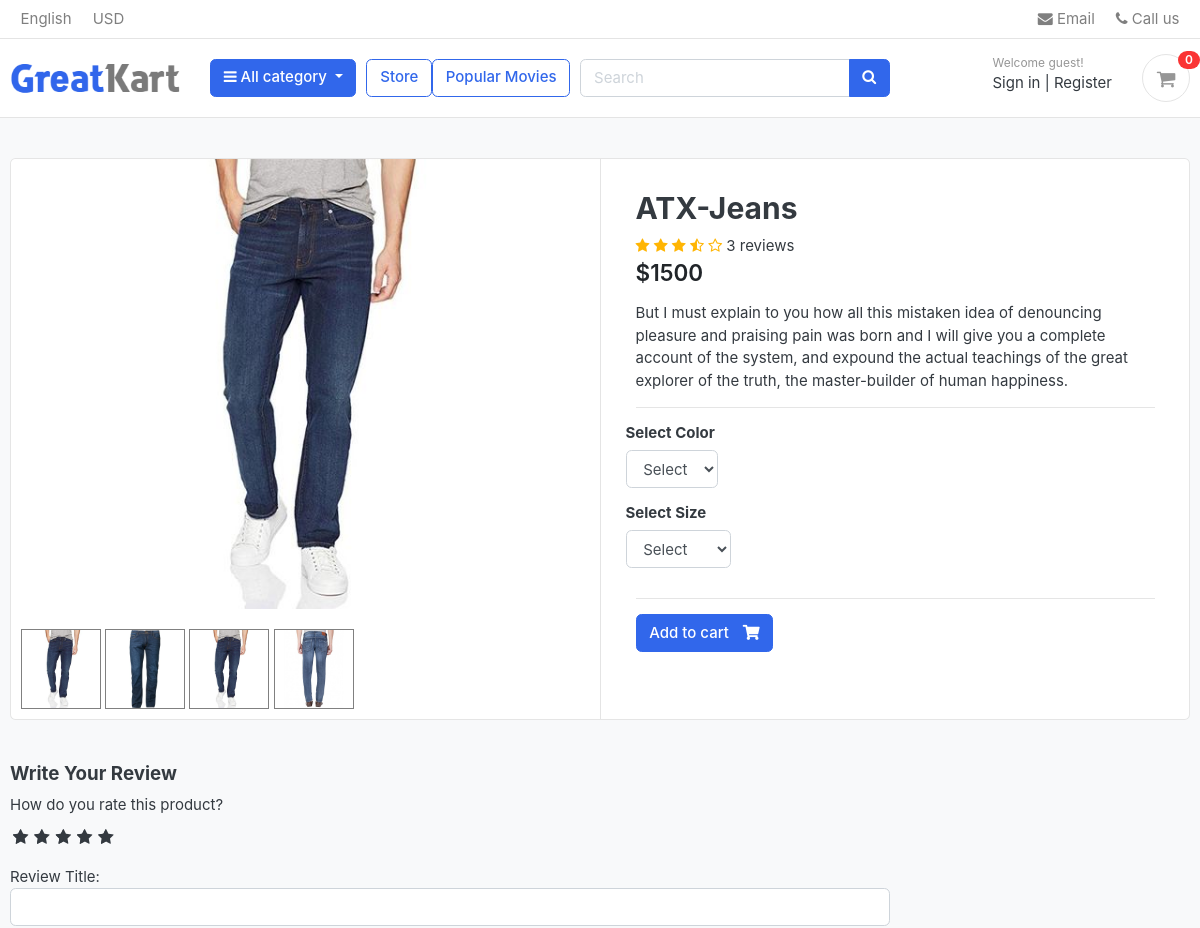
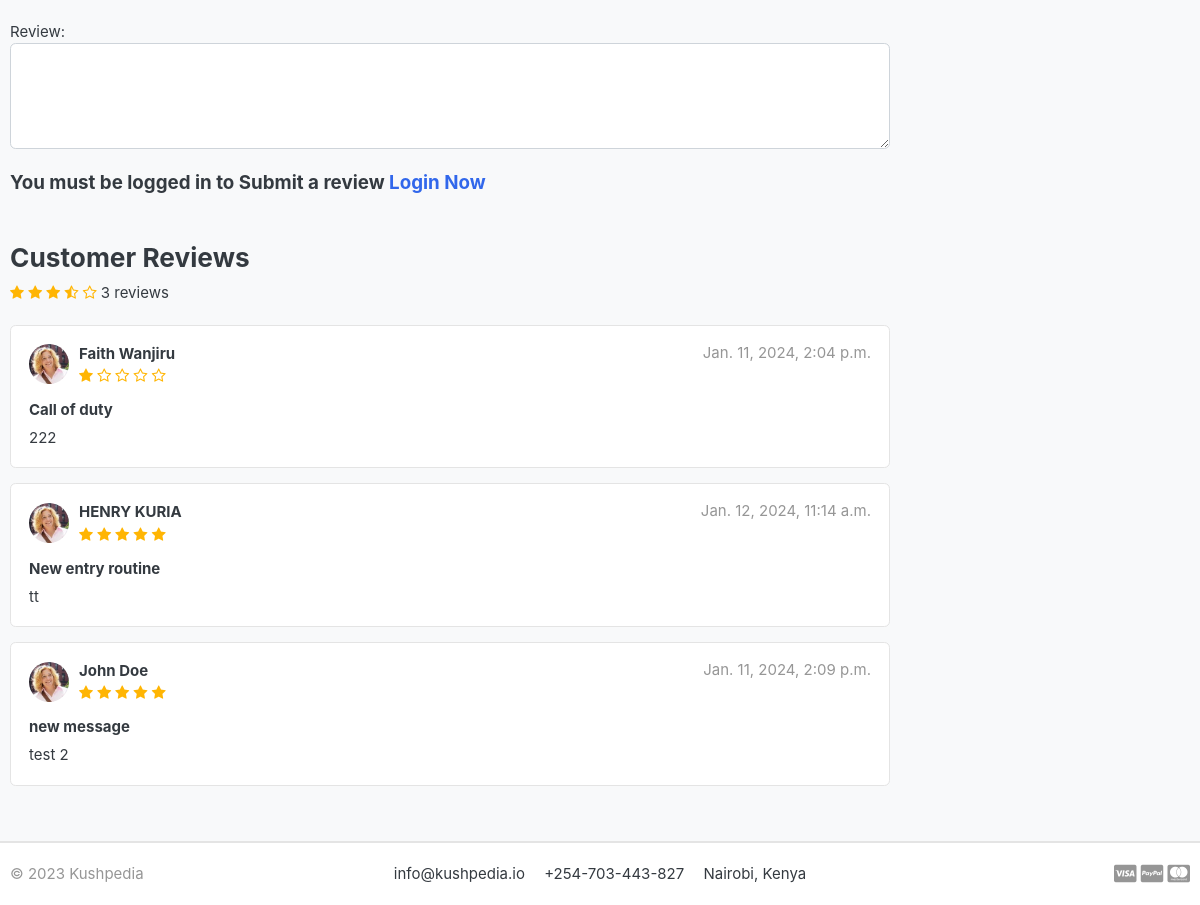
The page /store/category/jeans/ATX-Jeans/ on the database its author committed (2 pictures, top to bottom).
### store/models.py (models this page shows, shortened)
class Product(models.Model):
    product_name    = models.CharField(max_length=200, unique=True)
    slug            = models.SlugField(max_length=200, unique=True)
    description     = models.TextField(max_length=500, blank=True)
    price           = models.IntegerField()
    images          = models.ImageField(upload_to='photos/products')
    stock           = models.IntegerField()
    is_available    = models.BooleanField(default=True)
    category        = models.ForeignKey(Category, on_delete=models.CASCADE)
    created_date    = models.DateTimeField(auto_now_add=True)
    modified_date   = models.DateTimeField(auto_now=True)
    def averageReview(self):
        reviews = ReviewRating.objects.filter(product = self, status=True).aggregate(average=Avg('rating'))
        avg = 0
        if reviews['average'] is not None:
            avg = float(reviews['average'])
        return avg
    def countReview(self):
        reviews = ReviewRating.objects.filter(product = self, status=True).aggregate(count=Count('id'))
        count = 0
        if reviews['count'] is not None:
            count = int(reviews['count'])
        return count
        return reviews

class ProductGallery(models.Model):
    product = models.ForeignKey(Product, default=None, on_delete=models.CASCADE)
    image = models.ImageField(upload_to='store/products', max_length=255)
    class Meta:
        verbose_name= 'product gallery'
        verbose_name_plural = 'product Gallery'

class ReviewRating(models.Model):
    product = models.ForeignKey(Product, on_delete=models.CASCADE)
    user = models.ForeignKey(Account, on_delete=models.CASCADE)
    subject = models.CharField(max_length=100, blank=True)
    review = models.TextField(max_length=500, blank=True)
    rating = models.FloatField()
    ip = models.CharField(max_length=20, blank=True)
    status = models.BooleanField(default=True)
    created_at = models.DateTimeField(auto_now_add=True)
    updated_at = models.DateTimeField(auto_now=True)

### accounts/models.py (models this page shows, shortened)
class Account(AbstractBaseUser):
    first_name = models.CharField(max_length=100)
    last_name = models.CharField(max_length=100)
    username = models.CharField(max_length=100, unique=True)
    email = models.EmailField(max_length=50, unique=True)
    phone_number = models.CharField(max_length=50)
    date_joined = models.DateTimeField(auto_now_add=True)
    last_login = models.DateTimeField(auto_now_add=True)
    is_admin = models.BooleanField(default=False)
    is_staff = models.BooleanField(default=False)
    is_active = models.BooleanField(default=False)
    is_superadmin = models.BooleanField(default=False)
    USERNAME_FIELD = 'email'
    REQUIRED_FIELDS = ['username', 'first_name', 'last_name']
    objects = MyAccountManager()
    def full_name(self):
        return f'{self.first_name} {self.last_name}'

### store/views.py (the view)
# urls.py: path('category/<slug:category_slug>/<slug:product_slug>/', views.productDetails, name = "product_details"),
def productDetails(request,category_slug, product_slug):
    try:
        single_product = Product.objects.get(category__slug=category_slug, slug=product_slug)
        in_cart = CartItem.objects.filter(cart__cart_id=_cart_id(request), product=single_product).exists()
    except Exception as e:
        raise e
    if request.user.is_authenticated:
        try:
            orderproduct = OrderProduct.objects.filter(user = request.user, product_id = single_product.id ).exists()
        except OrderProduct.DoesNotExist:
            orderproduct = None
    else:
        orderproduct = None
    reviews = ReviewRating.objects.filter(product_id = single_product.id, status = True)
    product_gallery = ProductGallery.objects.filter(product_id=single_product.id )
    context = {
        'single_product':single_product,
        'in_cart' : in_cart,
        'orderproduct' : orderproduct,
        'reviews' : reviews,
        'product_gallery': product_gallery,
    }
    return render(request, 'store/product_detail.html',context)

### carts/context_processors.py (called while the page is built)
def counter(request):
    cart_count = 0
    if 'admin' in request.path:
        return {}
    else:
        try:
            cart = Cart.objects.filter(cart_id=_cart_id(request))
            if request.user.is_authenticated:
                cart_items = CartItem.objects.all().filter(user = request.user)
            else:
                cart_items = CartItem.objects.all().filter(cart=cart[:1])
            for cart_item in cart_items:
                cart_count += cart_item.quantity
        except Cart.DoesNotExist:
            cart_count = 0
    return dict(cart_count = cart_count)

### carts/views.py (called while the page is built)
def _cart_id(request):
    cart = request.session.session_key
    if not cart:
        cart = request.session.create()
    return cart

### categoryApp/context_processors.py (called while the page is built)
def menu_links(request):
    links = Category.objects.all()
    return dict(links=links)

### categoryApp/models.py (called while the page is built)
    def get_url(self):
        return reverse('products_by_category', args=[self.slug])

### store/models.py (called while the page is built)
    def colors(self):
        return super(VariationManager, self).filter(variation_category='color', is_active=True)

    def sizes(self):
        return super(VariationManager, self).filter(variation_category='size', is_active=True)

### templates/store/product_detail.html (shortened to what this page needs)
{% extends 'base.html' %}
{% load static %}
{% block content %}
<section class="section-content padding-y bg">
    <div class="container">
    <div class="card">
        <div class="row no-gutters">
            <aside class="col-md-6">
    <article class="gallery-wrap">
        <div class="img-big-wrap mainImage">
        <center><img src="{{ single_product.images.url }}"></center>
        </div>
    </article>
            <ul class="thumb">
                <li>
                    <a href="{{single_product.images.url}}" target="mainImage"> <img src="{{single_product.images.url}}" alt="Product Image"></a>
                    {% for img in product_gallery %}
                    <a href="{{img.image.url}}" target="mainImage"> <img src="{{img.image.url}}" alt="Product Image"></a>
                    {% endfor %}
                </li>
            </ul>
            </aside>
            <main class="col-md-6 border-left">
        <form action="{% url 'add_cart' single_product.id %}" method="POST">
                <article class="content-body">
                <h2 class="title">{{single_product.product_name}}</h2>
                <div class="rating-star">
                    <span>
                        <i class="fa fa-star{% if single_product.averageReview < 0.5 %}-o{% elif single_product.averageReview >= 0.5 and single_product.averageReview < 1 %}-half-o {% endif %}" aria-hidden="true"></i>
                        <i class="fa fa-star{% if single_product.averageReview < 1.5 %}-o{% elif single_product.averageReview >= 1.5 and single_product.averageReview < 2 %}-half-o {% endif %}" aria-hidden="true"></i>
                        <i class="fa fa-star{% if single_product.averageReview < 2.5 %}-o{% elif single_product.averageReview >= 2.5 and single_product.averageReview < 3 %}-half-o {% endif %}" aria-hidden="true"></i>
                        <i class="fa fa-star{% if single_product.averageReview < 3.5 %}-o{% elif single_product.averageReview >= 3.5 and single_product.averageReview < 4 %}-half-o {% endif %}" aria-hidden="true"></i>
                        <i class="fa fa-star{% if single_product.averageReview < 4.5 %}-o{% elif single_product.averageReview >= 4.5 and single_product.averageReview < 5 %}-half-o {% endif %}" aria-hidden="true"></i>
                <span>{{single_product.countReview}} reviews</span>
                        </span>
                </div>
                <div class="mb-3">
                    <var class="price h4">${{single_product.price}}</var>
                </div>
                <p>{{single_product.description}}</p>
                <hr>
                    <div class="row">
                        <div class="item-option-select">
                            <h6>Select Color</h6>
                            <select name="color" class="form-control" required>
                                <option value="" selected disabled>Select</option>
                            </select>
                        </div>
                    </div>
                    <div class="row">
                        <div class="item-option-select">
                            <h6>Select Size</h6>
                            <select name="size" class="form-control">
                                <option value="" selected disabled>Select</option>
                            </select>
                        </div>
                    </div>
                    <hr>
                    {% if single_product.stock <= 0 %}
                            <h3 class="text-danger">Out Of stock</h3>
                        {%else%}
                            <button type="submit" class="btn  btn-primary"> <span class="text">Add to cart</span> <i class="fas fa-shopping-cart"></i>  </button>
                        {% endif %}
                </article>
        </form>
            </main>
        </div>
    </div>
    <br>
    <div class="row">
                <div class="col-md-9">
            <form action="{% url 'submit_review' single_product.id %}" method="POST">
                <div>
                    <h5>Write Your Review</h5>
                    <label>How do you rate this product?</label>
						<br>
						<div class="rate">
							<input type="radio" name="rating" id="rating10" value="5" required /><label for="rating10" title="5"></label>
							<input type="radio" name="rating" id="rating8" value="4" required /><label for="rating8" title="4"></label>
							<input type="radio" name="rating" id="rating6" value="3" required /><label for="rating6" title="3"></label>
							<input type="radio" name="rating" id="rating4" value="2" required /><label for="rating4" title="2"></label>
							<input type="radio" name="rating" id="rating2" value="1" required /><label for="rating2" title="1"></label>
						</div>
<br>
                Review Title:
						<input type="text" class="form-control" name="subject">
						<br>
						Review:
						<textarea name="review" rows="4" class="form-control"></textarea>
						<br>
                        {% if user.is_authenticated %}
                        {% if orderproduct %}
                        <input type="submit" value="Submit Review" class="btn btn-primary">
                        {% else %}
                        <h5>You must purchase this Product for you submit a  review </h5>
                        {% endif %}
                        {% else %}
                        <h5>You must be logged in to Submit a review <span> <a href="{% url 'login' %}">Login Now</a></span></h5>
                        {% endif %}
                </div>
            </form>
                <br>
                <header class="section-heading">
                    <h3>Customer Reviews </h3>
                    <div class="rating-star">
                        <span>
                            <i class="fa fa-star{% if single_product.averageReview < 0.5 %}-o{% elif single_product.averageReview >= 0.5 and single_product.averageReview < 1 %}-half-o {% endif %}" aria-hidden="true"></i>
                            <i class="fa fa-star{% if single_product.averageReview < 1.5 %}-o{% elif single_product.averageReview >= 1.5 and single_product.averageReview < 2 %}-half-o {% endif %}" aria-hidden="true"></i>
                            <i class="fa fa-star{% if single_product.averageReview < 2.5 %}-o{% elif single_product.averageReview >= 2.5 and single_product.averageReview < 3 %}-half-o {% endif %}" aria-hidden="true"></i>
                            <i class="fa fa-star{% if single_product.averageReview < 3.5 %}-o{% elif single_product.averageReview >= 3.5 and single_product.averageReview < 4 %}-half-o {% endif %}" aria-hidden="true"></i>
                            <i class="fa fa-star{% if single_product.averageReview < 4.5 %}-o{% elif single_product.averageReview >= 4.5 and single_product.averageReview < 5 %}-half-o {% endif %}" aria-hidden="true"></i>
                    <span>{{single_product.countReview}} reviews</span>
                            </span>
                    </div>
                </header>
            {% for review in reviews %}
        <article class="box mb-3">
            <div class="icontext w-100">
                <img src="{% static '/images/avatars/avatar1.jpg' %}" class="img-xs icon rounded-circle">
                <div class="text">
                    <span class="date text-muted float-md-right">{{review.updated_at}} </span>
                    <h6 class="mb-1">{{review.user.full_name}}</h6>
                    <div class="rating-star">
                        <span>
                            <i class="fa fa-star{% if review.rating == 0.5 %}-half-o{% elif review.rating < 1 %}-o {% endif %}" aria-hidden="true"></i>
                            <i class="fa fa-star{% if review.rating == 1.5 %}-half-o{% elif review.rating < 2 %}-o {% endif %}" aria-hidden="true"></i>
                            <i class="fa fa-star{% if review.rating == 2.5 %}-half-o{% elif review.rating < 3 %}-o {% endif %}" aria-hidden="true"></i>
                            <i class="fa fa-star{% if review.rating == 3.5 %}-half-o{% elif review.rating < 4 %}-o {% endif %}" aria-hidden="true"></i>
                            <i class="fa fa-star{% if review.rating == 4.5 %}-half-o{% elif review.rating < 5 %}-o {% endif %}" aria-hidden="true"></i>
                        </span>
                </div>
            </div>
            </div>
            <div class="mt-3">
                <h6>{{ review.subject }}</h6>
                <p>
                    {{review.review}}
                </p>
            </div>
        </article>
        {% endfor %}
        </div>
    </div>
    </div>
    </section>
{% endblock content %}

### static/css/ui.css (style rules this page uses)
html { font-family: "Inter", sans-serif; font-size: 15px; }
.content-body { flex: 1 1 auto; padding: 2rem 2.3rem; }
.img-xs, .img-sm, .img-md, .img-lg { -o-object-fit: cover; object-fit: cover; flex-shrink: 0; flex-grow: 0; }
.img-xs { width: 40px; height: 40px; }
.padding-y { padding-top: 40px; padding-bottom: 40px; }
var { font-style: normal; }
article:after, .form-group:after { display: block; clear: both; content: ""; }
.bg { background-color: #f8f9fa; }
.section-heading { margin-bottom: 20px; margin-top: 15px; }
p:last-child { margin-bottom: 0; }
.btn .text + i { margin-left: 10px; }
.icontext { display: inline-flex; align-items: center; vertical-align: middle; }
.icontext .text { width: 100%; line-height: 1.2; }
.icontext .icon { position: relative; margin-right: 10px; flex-shrink: 0; flex-grow: 0; }
.price { font-weight: 600; color: #212529; }
.box { padding: 18px; background: #fff; border-radius: 0.37rem; border: 1px solid #e4e4e4; }
.box img { max-width: 100%; }
.gallery-wrap .img-big-wrap { margin-bottom: 10px; border-radius: 0.37rem; overflow: hidden; background-color: #fff; }
.gallery-wrap .img-big-wrap img { height: 450px; width: auto; display: inline-block; }
.item-option-select { margin-bottom: 1rem; display: inline-block; margin-right: 15px; }

### static/css/custom.css (style rules this page uses)
.rate { display: inline-block;; border: 0; }
.rate > label { float: right; }
.rate > label:before { display: inline-block; font-size: 1.1rem; font-family: FontAwesome; content: "\f005"; margin:0; padding:0.3rem .2rem; cursor: pointer; }
.rating-star i { color: #ffb503 !important; }
ul.thumb { margin:0 auto; padding: 0; float: left; }
ul.thumb li { list-style: none; margin: 10px; }
ul.thumb li img { width: 80px; height: 80px; border: 1px solid grey; }

### rows shown on the page
Product: images (picture), product_name "ATX-Jeans", countReview "3", price "1500", description "But I must explain to you how all this mistaken idea of denouncing pleasure and praising pain was born and I will give you a complete account of the system, and expound the actual teachings of the great explorer of the truth, the master-builder of human happiness."
ProductGallery: image (picture)
ProductGallery: image (picture)
ProductGallery: image (picture)
ReviewRating: updated_at "Jan. 11, 2024, 2:04 p.m.", user.full_name "Faith Wanjiru", rating 1 (drawn), subject "Call of duty", review "222"
ReviewRating: updated_at "Jan. 12, 2024, 11:14 a.m.", user.full_name "HENRY KURIA", rating 5 (drawn), subject "New entry routine", review "tt"
ReviewRating: updated_at "Jan. 11, 2024, 2:09 p.m.", user.full_name "John Doe", rating 5 (drawn), subject "new message", review "test 2"

### other values the page prints
{{ cart_count }} "0"
